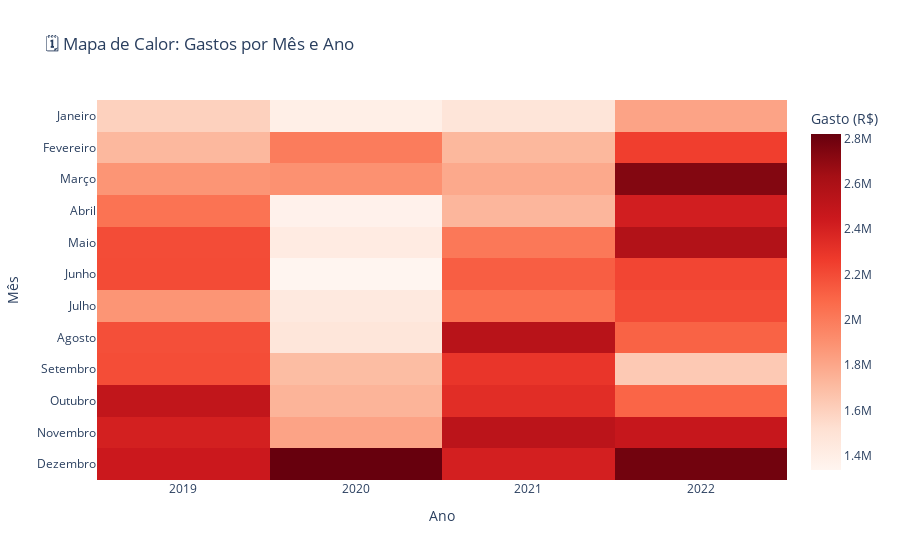

Notebook cell for this chart:
### Code cell
# Gráfico extra: Evolução mensal por ano (heatmap)
gastos_mes_ano = df.groupby(['ANO', 'MES'])['VALOR_REEMBOLSADO'].sum().reset_index()
gastos_mes_ano_pivot = gastos_mes_ano.pivot(index='MES', columns='ANO', values='VALOR_REEMBOLSADO')

fig5_heatmap = px.imshow(
    gastos_mes_ano_pivot,
    labels=dict(x='Ano', y='Mês', color='Gasto (R$)'),
    title='🗓️ Mapa de Calor: Gastos por Mês e Ano',
    aspect='auto',
    color_continuous_scale='Reds'
)

fig5_heatmap.update_layout(
    yaxis=dict(tickmode='array', tickvals=list(range(1,13)), ticktext=list(meses_nome.values())),
    xaxis=dict(
        tickmode='array',
        tickvals=[2019, 2020, 2021, 2022],
        ticktext=['2019', '2020', '2021', '2022']
    )
)

fig5_heatmap.show()

### Figure 1 — Plotly figure (JSON) as saved in the notebook; plotly's stock layout.template omitted (floating-point values rounded to 4 significant figures)
{"data": [{"coloraxis": "coloraxis", "hovertemplate": "Ano: %{x}<br>Mês: %{y}<br>Gasto (R$): %{z}<extra></extra>", "name": "0", "type": "heatmap", "x": [2019, 2020, 2021, 2022], "xaxis": "x", "y": [1, 2, 3, 4, 5, 6, 7, 8, 9, 10, 11, 12], "yaxis": "y", "z": [[1598000.0, 1395000.0, 1480000.0, 1815000.0], [1720000.0, 1995000.0, 1723000.0, 2252000.0], [1880000.0, 1899000.0, 1790000.0, 2735000.0], [2037000.0, 1370000.0, 1729000.0, 2417000.0], [2198000.0, 1425000.0, 2012000.0, 2573000.0], [2200000.0, 1338000.0, 2125000.0, 2223000.0], [1880000.0, 1443000.0, 2048000.0, 2201000.0], [2185000.0, 1474000.0, 2542000.0, 2108000.0], [2194000.0, 1699000.0, 2294000.0, 1637000.0], [2499000.0, 1740000.0, 2337000.0, 2100000.0], [2409000.0, 1816000.0, 2530000.0, 2475000.0], [2448000.0, 2820000.0, 2411000.0, 2787000.0]]}], "layout": {"coloraxis": {"colorbar": {"title": {"text": "Gasto (R$)"}}, "colorscale": [[0, "rgb(255,245,240)"], [0.125, "rgb(254,224,210)"], [0.25, "rgb(252,187,161)"], [0.375, "rgb(252,146,114)"], [0.5, "rgb(251,106,74)"], [0.625, "rgb(239,59,44)"], [0.75, "rgb(203,24,29)"], [0.875, "rgb(165,15,21)"], [1, "rgb(103,0,13)"]]}, "title": {"text": "🗓️ Mapa de Calor: Gastos por Mês e Ano"}, "xaxis": {"anchor": "y", "domain": [0, 1], "tickmode": "array", "ticktext": ["2019", "2020", "2021", "2022"], "tickvals": [2019, 2020, 2021, 2022], "title": {"text": "Ano"}}, "yaxis": {"anchor": "x", "autorange": "reversed", "domain": [0, 1], "tickmode": "array", "ticktext": ["Janeiro", "Fevereiro", "Março", "Abril", "Maio", "Junho", "Julho", "Agosto", "Setembro", "Outubro", "Novembro", "Dezembro"], "tickvals": [1, 2, 3, 4, 5, 6, 7, 8, 9, 10, 11, 12], "title": {"text": "Mês"}}}}
